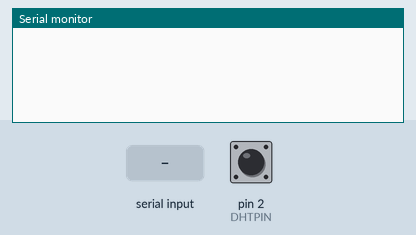
Bench run of a sketch on a simulated Arduino Uno, built with avr-gcc and run on an emulated ATmega328P. Shown: the last lines printed to the serial monitor. The test bench sets the inputs (shaded band); at power-on: pin 2 (DHTPIN) HIGH.

Above: at 1.2 s.
1.3 s: "2" received over Serial
At 3.59 s:
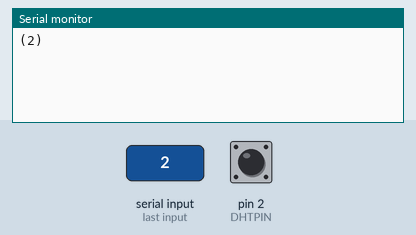
At 5.3 s:
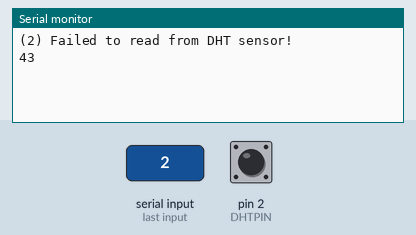

The sketch:

UnoTwo.ino
```cpp
/*Author: Taariq Ghansar
//Soil Moisture, Temp and Humidity
//Strictly always conform to 3.3V for both sensors!
//Always have atleast 2000 milliseconds difference between each temp and humidity sensing in the loop
*/
#include <stdlib.h>     //itoa()
#include "DHT.h"      //Temp and Humidity Sensor library from Adafruit

#define DHTPIN 2     // The digital pin for the Temp and Humidity sensor (Digital pin D2)
#define DHTTYPE DHT21   // The type of Sensor: DHT21 (AM2301)
DHT dht(DHTPIN, DHTTYPE); // Initialize DHT sensor, not started yet.

const int soilMoistureAnalogPin = A0;   //Select the analog read to the A0 pin.


/***********************Functions used within the loop() procedure***********************************/
/*Help send string/char[] values one character at a time, works perfect for any text*/
void sendValue(char* chars){
  int lenOfText = strlen(chars);
  int i;
  for(i=0; i<lenOfText; i++ ){
    Serial.print(char(chars[i]));
    delay(50);
  }
}

/*Grab soil moisture value and calculate an appropriate value; Converts 0-3300 mV to a percentage*/
void sendSoilValue(){
  //Will improve the accuracy of the reading later.
  int value = int (100.00-(analogRead(soilMoistureAnalogPin)*1.00-300)/3.76);
  //Conforming to a range between 0 and 100.
  if (value < 0){value = 0;}
  if (value > 100){value = 100;}

  char soilMoistureValue[5];
  itoa(value, soilMoistureValue, 10);

  sendValue(soilMoistureValue);
}

/*Use the library from Adafruit to retrieve humidity and temperature values from the DH21 Sensor*/
void sendTempHumidValue(){
  // Reading temperature or humidity takes about 250 milliseconds!
  // Sensor readings may also be up to 2 seconds 'old' (its a very slow sensor)
  float h = dht.readHumidity();                                              //Losing precision of the float
  // Read temperature as Celsius (the default)
  float t = dht.readTemperature();                                           //Losing precision of the float

  if (isnan(h) || isnan(t)) {
    Serial.println("Failed to read from DHT sensor!");
    delay(100);
    return;
  }

  //58.50
  int a = (int) h;
  int b = (int)(h - (int) h)*100;
  int c = (int) t;
  int d = (int)(t - (int) t)*100;

  char hUpperHalf[5];  //humidity
  char hLowerHalf[5];
  char tUpperHalf[5];  //temperature
  char tLowerHalf[5];

  itoa(a, hUpperHalf, 10);
  itoa(b, hLowerHalf, 10);
  itoa(c, tUpperHalf, 10);
  itoa(d, tLowerHalf, 10);

  sendValue(hUpperHalf);
  Serial.print(".");delay(50);
  sendValue(hLowerHalf);

  Serial.print(",");delay(50);
  Serial.print(" ");delay(50);

  sendValue(tUpperHalf);
  Serial.print(".");delay(50);
  sendValue(tLowerHalf);

  Serial.print(",");delay(50);
  Serial.print(" ");delay(50);
}

void sendNodeNum(){
  sendValue("(2) ");
}
/*******************************************************************************************/


/*Runs once at startup*/
void setup() {
  Serial.begin(9600);//Start the default Serial
  dht.begin(); //Start DHT sensor
}

/*Runs Continuously after the setup()*/
void loop() {

  if (Serial.available()>0 && Serial.read()=='2'){
    delay(2000);
    sendNodeNum();
    sendTempHumidValue();   //sendTempHumidValue() changes the value stored in charArray
    sendSoilValue();
    Serial.println("");
  }
}
```

Measured:
- after the input at 1.3 s, the serial monitor: prints a new line after 2.0 s (image 1)
